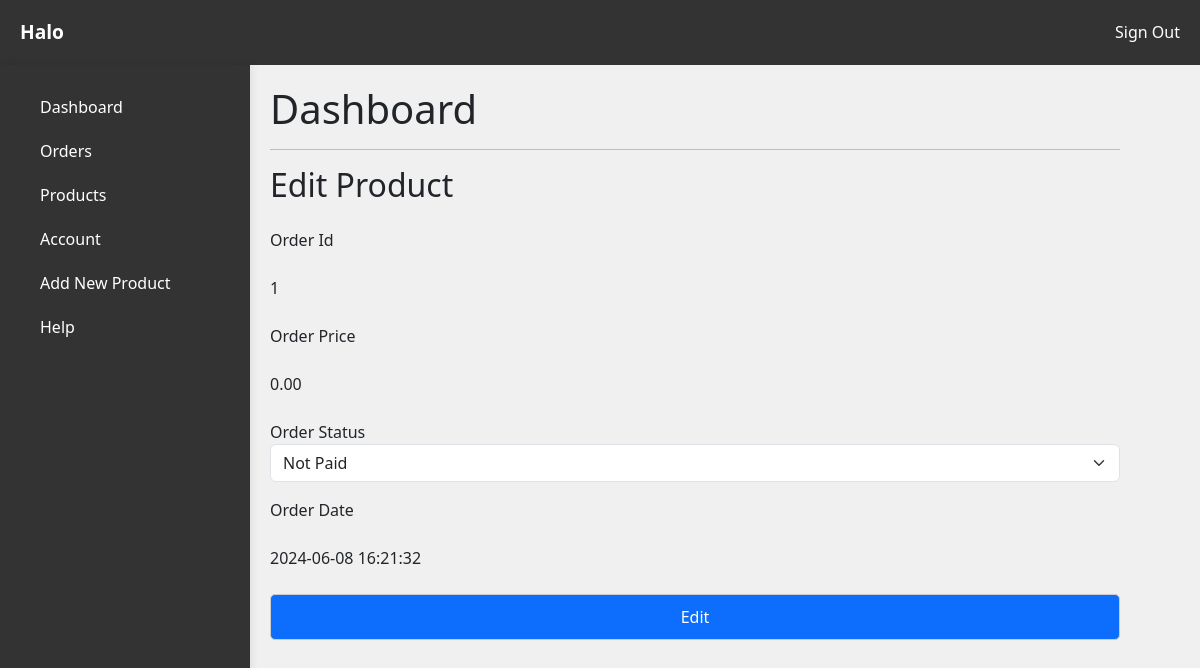
/admin/edit_order.php?order_id=1 (signed in), run on the app's committed database.
### tables this page shows
CREATE TABLE `orders` (
  `order_id` int(11) NOT NULL,
  `order_cost` decimal(10,2) NOT NULL,
  `order_status` varchar(100) NOT NULL DEFAULT 'on_hold',
  `user_id` int(11) NOT NULL,
  `user_phone` int(11) NOT NULL,
  `user_city` varchar(255) NOT NULL,
  `user_address` varchar(255) NOT NULL,
  `order_date` datetime NOT NULL DEFAULT current_timestamp()
);

### admin/edit_order.php (the view, shortened to what this page needs)
<?php
include('header.php');
?>
<?php
if(isset($_GET['order_id'])){
    $order_id = $_GET['order_id'];
    $stmt = $conn->prepare("SELECT * FROM orders WHERE order_id=?");
    $stmt->bind_param('i',$order_id);
    $stmt->execute();
    $order = $stmt->get_result();
}else if(isset($_POST['edit_order'])){
    $order_status = $_POST['order_status'];
    $order_id = $_POST['order_id'];
    $stmt = $conn->prepare("UPDATE orders SET order_status=? WHERE order_id=?");
    $stmt->bind_param('si',$order_status,$order_id);
   if($stmt->execute()){
    header('location: index.php?order_updated = Order has been updated successfully');
   }else{
    header('location: index.php?order_failed = Error occured, try again');
   }
}else{
    header('location: index.php');
    exit;
}
?>
<div class="container">
        <div class="sidebar">
            <?php include 'sidemenu.php'; ?>
        </div>
        <div class="content">
            <h1>Dashboard</h1>
            <hr>
            <h2>Edit Product</h2>
           <div class = "table-responsive">
                <div class = "mx-auto">
                    <form id="edit-order-form" method="POST" action="edit_order.php">
                    <?php
                        foreach($order as $r){
                    ?>
                        <div class="form-group my-3">
                            <label">Order Id</label>
                            <p class="my-4"><?php echo $r['order_id'];?></p>
                        </div>
                        <div class="form-group mt-3">
                            <label">Order Price</label>
                            <p class="my-4"><?php echo $r['order_cost'];?></p>
                        </div>
                        <div class="form-group my-3">
                            <label">Order Status</label>
                            <select name="order_status" class="form-select" required>
                                <option value="Not Paid" <?php if($r['order_status']=='Not Paid'){echo "selected";} ?>   >Not Paid</option>
                            </select>
                        </div>
                        <div class="form-group my-3">
                            <label">Order Date</label>
                            <p class="my-4"><?php echo $r['order_date'];?></p>
                        </div>
                        <div class="form-group my-3">
                            <input type="submit" name="edit_order" class="btn btn-primary" value="Edit">
                        </div>
                        <?php } ?>
                    </form>
                </div>
           </div>
        </div>
    </div>
</body>
</html>

### admin/styles.css (style rules this page uses)
body { font-family: 'Segoe UI', Tahoma, Geneva, Verdana, sans-serif; margin: 0; padding: 0; background-color: #f0f0f0; }
.container { display: flex; position: absolute; left: 0; margin: 0; padding: 0; }
.sidebar { background-color: #333; width: 250px; min-height: 100vh; box-shadow: 0 0 10px rgba(0, 0, 0, 0.1); }
.content { flex: 1; padding: 20px; }
.form-group { margin-bottom: 20px; text-align: left; }
.form-group input { width: 100%; padding: 10px; border: 1px solid #ccc; border-radius: 5px; box-sizing: border-box; }

### data on the page
orders: order_id "1", order_cost "0.00", order_status "Not Paid", order_date "2024-06-08 16:21:32"
